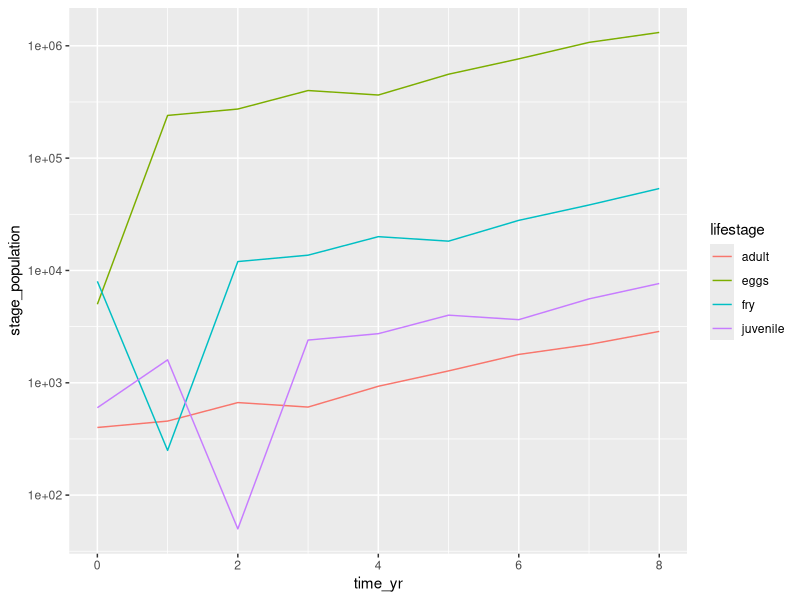
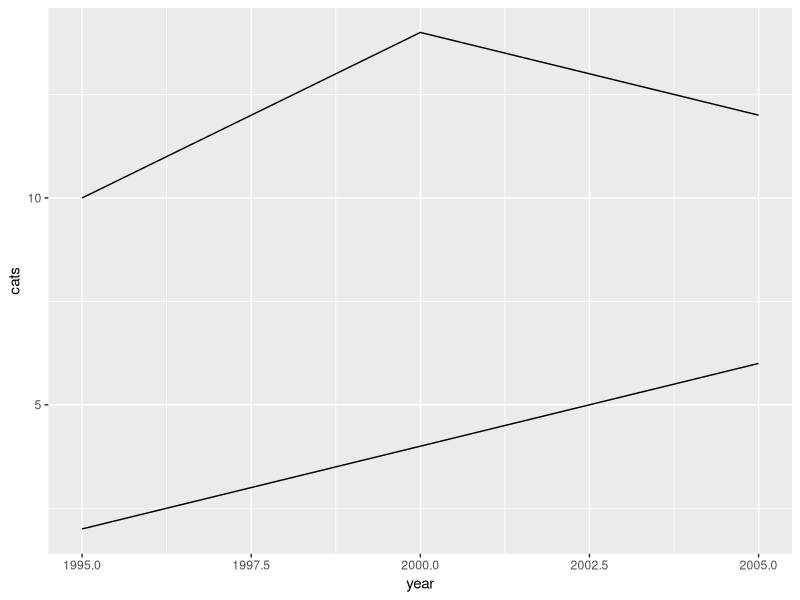
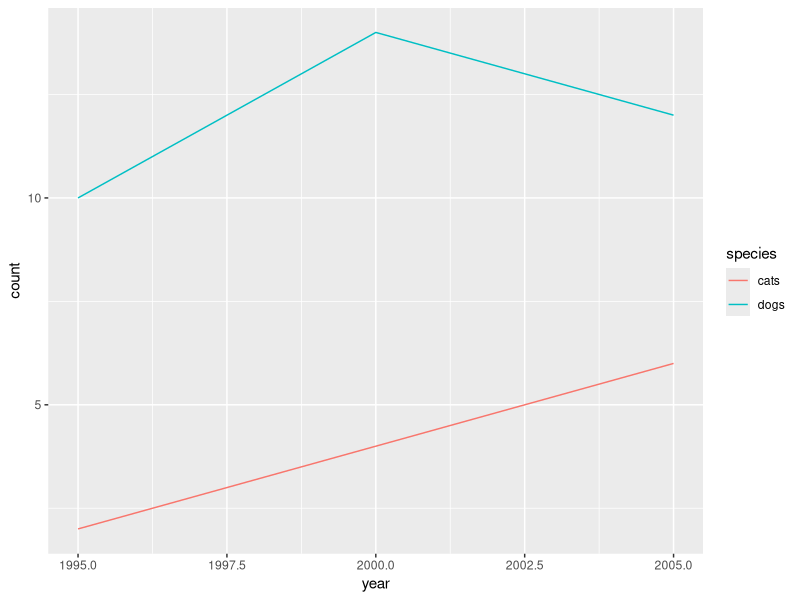

Recreate these plots in R, in order.
## ---- chunk 1
knitr::opts_chunk$set(echo = TRUE)
library(tidyverse)
## ---- chunk 2
# Make the Leslie Matrix:
fish_leslie <- matrix(c(0, 0, 0, 600, 0.05, 0, 0, 0, 0, 0.20, 0, 0, 0, 0, 0.16, 0.9), nrow = 4, ncol = 4, byrow = TRUE)

# Check it out: 
fish_leslie
## ---- chunk 3
# Initial population structure (Roe, Fry, Juvenile, Adult): 
fish_year0 <- c(5000, 8000, 600, 400)
## ---- chunk 4
# Model projections

# ------ WHAT HAPPENS HERE? ------ #
# ------ comment line-by-line ---- #

# The line below... creates a time vector from 0 to 8
time_yr <- seq(from = 0, to = 8, by = 1)

# The line below... creates a matrix with column length = to fish year, and row length = time
proj_year <- matrix(ncol = length(fish_year0), nrow = length(time_yr))

# The line below...putting fish_year0 vector into first row of proj year
proj_year[1, ] <- fish_year0

# The for loop below...will populate the dot product of fish leslie and proj_year below row 1
#you can run a print(proj_year) to see it step by step
for (i in 2:length(time_yr)) {
  proj_year[i,] <- fish_leslie %*% proj_year[i-1,]
}


# The rest is wrangling & visualization (run to check it out):
colnames(proj_year) <- c("eggs", "fry", "juvenile", "adult")

proj_df <- data.frame(time_yr, proj_year) %>% 
  pivot_longer(cols = -time_yr, names_to = "lifestage", values_to = "stage_population")

ggplot(data = proj_df, aes(x = time_yr, y = stage_population)) +
  geom_line(aes(color = lifestage)) +
  scale_y_log10()

## ---- chunk 5
# demo data for pivot longer
demo <- data.frame(year = c(1995, 2000, 2005),
                   cats = c(2, 4, 6),
                   dogs = c(10, 14, 12))

# ggplot for above (un-tidy) data
ggplot(data = demo) +
  geom_line(aes(x = year, y = cats)) +
  geom_line(aes(x = year, y = dogs))


# so instead

demo_longer <- demo %>% 
  pivot_longer(cols = c(cats, dogs), names_to = "species", values_to = "count")

ggplot(data = demo_longer, aes(x=year, y = count, color = species)) +
  geom_line()
